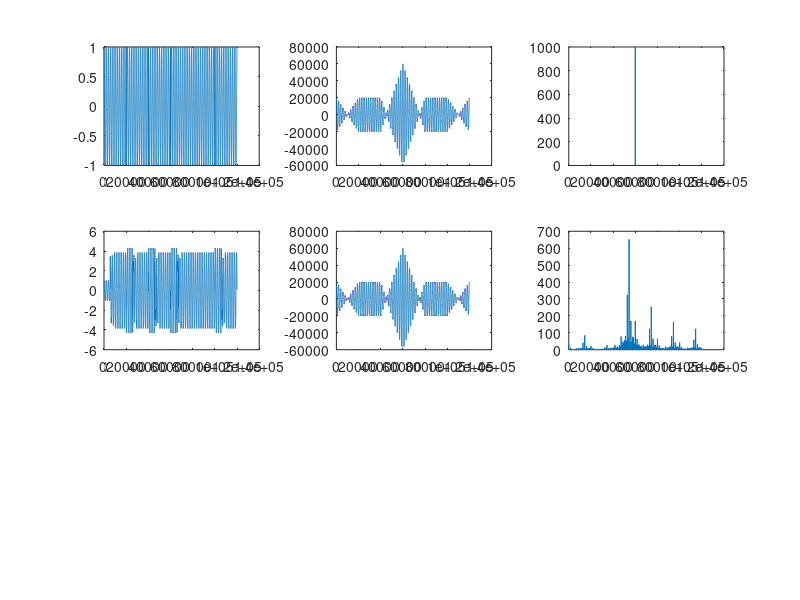

This chart was generated by the following MATLAB code:
%% Multipath without channel and wave objects

%%
clear;clc;close all;
fb=1e3;
bit_period=1/fb; %bit period is 0.001 second 
fc=1e4; %Carrier Frequency
fs=2e4; %Sampling Rate
bits=[1,0,1,0,0,1];
t=0:1/(fs*fb):1/fb;
for i=1:length(bits)
    analog_sig=(bits(i)*2-1)*cos(2*pi*fc*t);
    if i==1
        analog=analog_sig;
    else
        analog=[analog,analog_sig];
    end
end
signal=analog;
subplot (3,3,1)
plot(1:length(signal),signal)
cross=fftshift(ifft(fft(signal).*conj(fft(signal))));
subplot (3,3,2)
plot(1:length(cross),cross);

xcor_PHAT=1e3*abs(fftshift(ifft((fft(signal).*conj(fft(signal)))./(abs(fft(signal)).*abs(fft(signal))))));
hold on
subplot (3,3,3)
plot(1:length(xcor_PHAT),xcor_PHAT);

% multipath_gain(Non-dB) [1,3,0.5,2,0.3]
% multipath_delay(misec) [0,280us,330us,360us,470us]
% delay_samples [0,5600,6600,7200,9400]
path0=signal;
path1=3*[zeros(1,5600),signal];
path2=0.5*[zeros(1,6600),signal];
path3=2*[zeros(1,7200),signal];
path4=0.3*[zeros(1,9400),signal];
signal_r=path0+path1(1:120006)+path2(1:120006)+path3(1:120006)+path4(1:120006);

subplot(3,3,4)
plot(1:length(signal_r),signal_r);

cross2=fftshift(ifft(fft(signal).*conj(fft(signal))));
subplot (3,3,5)
plot(1:length(cross2),cross2);

xcor_PHAT2=1e3*abs(fftshift(ifft((fft(signal).*conj(fft(signal_r)))./(abs(fft(signal)).*abs(fft(signal_r))))));

subplot (3,3,6)
plot(1:length(xcor_PHAT2),xcor_PHAT2);

